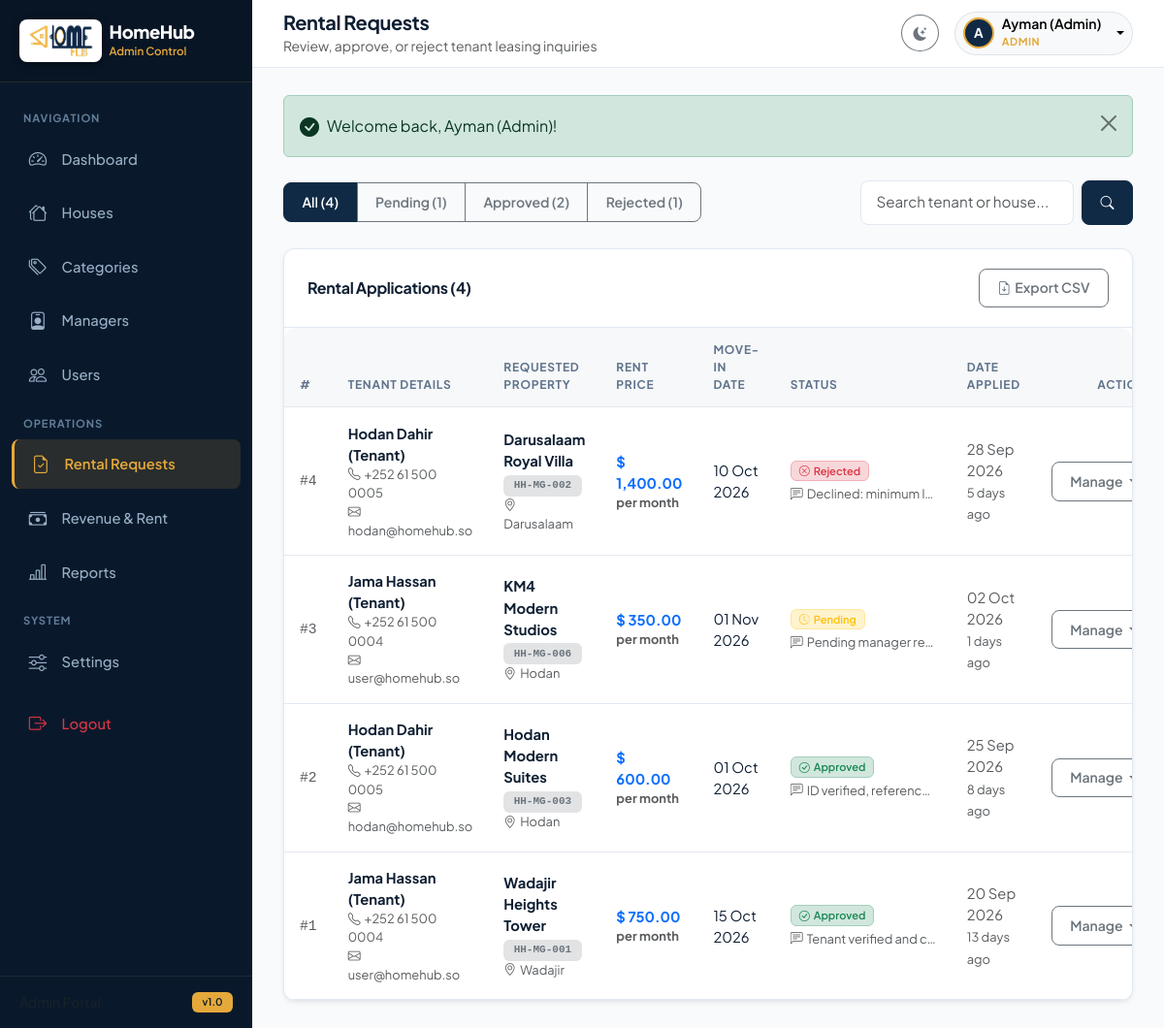
Page /admin/rental_requests.php (signed in) on the committed database.
### tables this page shows
CREATE TABLE IF NOT EXISTS `rental_requests` (
  `id` INT AUTO_INCREMENT PRIMARY KEY,
  `user_id` INT NOT NULL,
  `house_id` INT NOT NULL,
  `status` ENUM('pending', 'approved', 'rejected') NOT NULL DEFAULT 'pending',
  `request_note` TEXT NULL,
  `admin_notes` TEXT NULL,
  `move_in_date` DATE NULL,
  `created_at` TIMESTAMP DEFAULT CURRENT_TIMESTAMP,
  `updated_at` TIMESTAMP NULL ON UPDATE CURRENT_TIMESTAMP,
  FOREIGN KEY (`user_id`) REFERENCES `users`(`id`) ON DELETE CASCADE,
  FOREIGN KEY (`house_id`) REFERENCES `houses`(`id`) ON DELETE CASCADE
);

CREATE TABLE IF NOT EXISTS `users` (
  `id` INT AUTO_INCREMENT PRIMARY KEY,
  `name` VARCHAR(100) NOT NULL,
  `email` VARCHAR(150) NOT NULL UNIQUE,
  `phone` VARCHAR(30) NULL,
  `password` VARCHAR(255) NOT NULL,
  `role` ENUM('admin', 'manager', 'user') NOT NULL DEFAULT 'user',
  `avatar` VARCHAR(255) NULL,
  `status` ENUM('active', 'inactive') NOT NULL DEFAULT 'active',
  `created_at` TIMESTAMP DEFAULT CURRENT_TIMESTAMP
);

CREATE TABLE IF NOT EXISTS `houses` (
  `id` INT AUTO_INCREMENT PRIMARY KEY,
  `category_id` INT NOT NULL,
  `manager_id` INT NULL,
  `house_name` VARCHAR(150) NOT NULL,
  `house_code` VARCHAR(50) NOT NULL UNIQUE,
  `address` VARCHAR(255) NOT NULL,
  `city` VARCHAR(100) NOT NULL,
  `rent_price` DECIMAL(10,2) NOT NULL,
  `total_apartments` INT NOT NULL DEFAULT 1,
  `occupied_apartments` INT NOT NULL DEFAULT 0,
  `vacant_apartments` INT NOT NULL DEFAULT 1,
  `description` TEXT NULL,
  `image` VARCHAR(255) NULL,
  `created_at` TIMESTAMP DEFAULT CURRENT_TIMESTAMP,
  FOREIGN KEY (`category_id`) REFERENCES `categories`(`id`) ON DELETE CASCADE,
  FOREIGN KEY (`manager_id`) REFERENCES `users`(`id`) ON DELETE SET NULL
);

### config/config.php (called while the page is built, shortened)
<?php
function get_setting(PDO $pdo, string $key, string $default = ''): string {
    static $settingsCache = [];
    try {
        $stmt = $pdo->prepare("SELECT setting_value FROM settings WHERE setting_key = ? LIMIT 1");
        $stmt->execute([$key]);
        $val = $stmt->fetchColumn();
        $settingsCache[$key] = $val !== false ? (string)$val : $default;
        return $settingsCache[$key];
    } catch (Exception $e) {
        return $default;
    }
}

### admin/rental_requests.php (the view, shortened to what this page needs)
<?php
require_once __DIR__ . '/../config/config.php';
require_once __DIR__ . '/../includes/functions.php';
require_once __DIR__ . '/../includes/auth.php';
$currency = get_setting($pdo, 'currency', '$');
$statusFilter = trim($_GET['status'] ?? '');
$search = trim($_GET['search'] ?? '');
$sql = "SELECT r.*, u.name as user_name, u.email as user_email, u.phone as user_phone,
               h.house_name, h.house_code, h.city, h.rent_price, h.vacant_apartments,
               mgr.name as manager_name
        FROM rental_requests r
        JOIN users u ON r.user_id = u.id
        JOIN houses h ON r.house_id = h.id
        LEFT JOIN users mgr ON h.manager_id = mgr.id
        WHERE 1=1";
$params = [];
$sql .= " ORDER BY r.id DESC";
$stmt = $pdo->prepare($sql);
$stmt->execute($params);
$requests = $stmt->fetchAll();
$countPending  = (int)$pdo->query("SELECT COUNT(*) FROM rental_requests WHERE status = 'pending'")->fetchColumn();
$countApproved = (int)$pdo->query("SELECT COUNT(*) FROM rental_requests WHERE status = 'approved'")->fetchColumn();
$countRejected = (int)$pdo->query("SELECT COUNT(*) FROM rental_requests WHERE status = 'rejected'")->fetchColumn();
$countAll      = (int)$pdo->query("SELECT COUNT(*) FROM rental_requests")->fetchColumn();
require_once __DIR__ . '/../includes/header.php';
?>
<div class="app-wrapper">
    <?php require_once __DIR__ . '/../includes/admin_sidebar.php'; ?>
    <div class="app-main">
        <?php require_once __DIR__ . '/../includes/topbar.php'; ?>
        <main class="content-wrapper">
            <?= display_flash(); ?>
            <div class="d-flex flex-wrap align-items-center justify-content-between gap-3 mb-4">
                <div class="btn-group" role="group">
                    <a href="<?= BASE_URL; ?>admin/rental_requests.php" class="btn btn-sm <?= empty($statusFilter) ? 'btn-primary' : 'btn-outline-secondary'; ?>">
                        All (<?= $countAll; ?>)
                    </a>
                    <a href="<?= BASE_URL; ?>admin/rental_requests.php?status=pending" class="btn btn-sm <?= $statusFilter === 'pending' ? 'btn-warning text-dark' : 'btn-outline-secondary'; ?>">
                        Pending (<?= $countPending; ?>)
                    </a>
                    <a href="<?= BASE_URL; ?>admin/rental_requests.php?status=approved" class="btn btn-sm <?= $statusFilter === 'approved' ? 'btn-success' : 'btn-outline-secondary'; ?>">
                        Approved (<?= $countApproved; ?>)
                    </a>
                    <a href="<?= BASE_URL; ?>admin/rental_requests.php?status=rejected" class="btn btn-sm <?= $statusFilter === 'rejected' ? 'btn-danger' : 'btn-outline-secondary'; ?>">
                        Rejected (<?= $countRejected; ?>)
                    </a>
                </div>
                <form method="GET" action="<?= BASE_URL; ?>admin/rental_requests.php" class="d-flex gap-2">
                    <input type="text" name="search" class="form-control form-control-sm" placeholder="Search tenant or house..." value="<?= e($search); ?>" style="width: 220px;">
                    <button type="submit" class="btn btn-primary btn-sm"><i class="bi bi-search"></i></button>
                </form>
            </div>
            <div class="card shadow-sm">
                <div class="card-header d-flex justify-content-between align-items-center">
                    <h6 class="mb-0 fw-bold">Rental Applications (<?= count($requests); ?>)</h6>
                    <button type="button" class="btn btn-outline-secondary btn-sm" onclick="exportTableToCSV('requestsTable', 'rental_requests.csv')">
                        <i class="bi bi-file-earmark-arrow-down me-1"></i>Export CSV
                    </button>
                </div>
                <div class="card-body p-0">
                    <div class="table-responsive">
                        <table class="table table-hover align-middle mb-0" id="requestsTable">
                            <thead>
                                <tr>
                                    <th>#</th>
                                    <th>Tenant Details</th>
                                    <th>Requested Property</th>
                                    <th>Rent Price</th>
                                    <th>Move-In Date</th>
                                    <th>Status</th>
                                    <th>Date Applied</th>
                                    <th class="text-end no-export">Actions</th>
                                </tr>
                            </thead>
                            <tbody>
                                <?php if (empty($requests)): ?>
                                    <tr>
                                        <td colspan="8" class="text-center py-5 text-muted">No rental requests found.</td>
                                    </tr>
                                <?php else: ?>
                                    <?php foreach ($requests as $r): ?>
                                        <tr>
                                            <td class="font-monospace text-muted small">#<?= (int)$r['id']; ?></td>
                                            <td>
                                                <div class="fw-bold text-main"><?= e($r['user_name']); ?></div>
                                                <small class="text-muted d-block"><i class="bi bi-telephone me-1"></i><?= e($r['user_phone'] ?? 'No phone'); ?></small>
                                                <small class="text-muted d-block"><i class="bi bi-envelope me-1"></i><?= e($r['user_email']); ?></small>
                                            </td>
                                            <td>
                                                <div class="fw-bold"><?= e($r['house_name']); ?></div>
                                                <span class="badge bg-secondary-subtle text-secondary font-monospace"><?= e($r['house_code']); ?></span>
                                                <small class="text-muted d-block"><i class="bi bi-geo-alt me-1"></i><?= e($r['city']); ?></small>
                                            </td>
                                            <td class="fw-bold text-primary">
                                                <?= format_currency($r['rent_price'], $currency); ?>
                                                <small class="text-muted d-block">per month</small>
                                            </td>
                                            <td>
                                                <?= !empty($r['move_in_date']) ? format_date($r['move_in_date']) : '<span class="text-muted small">Immediate</span>'; ?>
                                            </td>
                                            <td>
                                                <?= status_badge($r['status']); ?>
                                                <?php if (!empty($r['admin_notes'])): ?>
                                                    <small class="text-muted d-block text-truncate mt-1" style="max-width: 150px;" title="<?= e($r['admin_notes']); ?>">
                                                        <i class="bi bi-chat-left-text me-1"></i><?= e($r['admin_notes']); ?>
                                                    </small>
                                                <?php endif; ?>
                                            </td>
                                            <td class="small text-muted">
                                                <?= format_date($r['created_at']); ?><br>
                                                <small><?= time_ago($r['created_at']); ?></small>
                                            </td>
                                            <td class="text-end no-export">
                                                <div class="dropdown d-inline-block">
                                                    <button class="btn btn-sm btn-outline-secondary dropdown-toggle" type="button" data-bs-toggle="dropdown">
                                                        Manage
                                                    </button>
                                                </div>
                                            </td>
                                        </tr>
                                    <?php endforeach; ?>
                                <?php endif; ?>
                            </tbody>
                        </table>
                    </div>
                </div>
            </div>
        </main>
    </div>
</div>
<?php require_once __DIR__ . '/../includes/footer.php'; ?>

### includes/functions.php (shortened to what this page needs)
<?php
function e(?string $string): string {
    return htmlspecialchars((string)($string ?? ''), ENT_QUOTES, 'UTF-8');
}
function display_flash(): string {
    if (!empty($_SESSION['flash'])) {
        $type = e($_SESSION['flash']['type']);
        $msg = e($_SESSION['flash']['message']);
        $icon = match($type) {
            'success' => 'bi-check-circle-fill',
            'danger'  => 'bi-exclamation-octagon-fill',
            'warning' => 'bi-exclamation-triangle-fill',
            default   => 'bi-info-circle-fill'
        };
        return '<div class="alert alert-' . $type . ' alert-dismissible fade show d-flex align-items-center mb-4" role="alert">
                    <i class="bi ' . $icon . ' me-2 fs-5"></i>
                    <div class="flex-grow-1">' . $msg . '</div>
                    <button type="button" class="btn-close" data-bs-dismiss="alert" aria-label="Close"></button>
                </div>';
    }
    return '';
}
function format_currency(float|int|string $amount, string $currency = '$'): string {
    $num = (float)$amount;
    return $currency . ' ' . number_format($num, 2);
}
function format_date(?string $date, string $format = 'd M Y'): string {
    $timestamp = strtotime($date);
    return $timestamp ? date($format, $timestamp) : '-';
}
function time_ago(?string $datetime): string {
    $time = strtotime($datetime);
    $diff = time() - $time;
    if ($diff < 2592000) return floor($diff / 86400) . ' days ago';
    return date('d M Y', $time);
}
function status_badge(string $status): string {
    $status = strtolower($status);
    return match($status) {
        'approved' => '<span class="badge bg-success-subtle text-success border border-success-subtle px-2 py-1"><i class="bi bi-check-circle me-1"></i>Approved</span>',
        'pending'  => '<span class="badge bg-warning-subtle text-warning border border-warning-subtle px-2 py-1"><i class="bi bi-clock-history me-1"></i>Pending</span>',
        'rejected' => '<span class="badge bg-danger-subtle text-danger border border-danger-subtle px-2 py-1"><i class="bi bi-x-circle me-1"></i>Rejected</span>',
        default    => '<span class="badge bg-secondary px-2 py-1">' . e(ucfirst($status)) . '</span>'
    };
}

### assets/css/style.css (style rules this page uses)
:root { --hh-primary: #102a45; --hh-primary-hover: #091a2c; --hh-primary-light: #e8eef5; --hh-gold: #e5a93b; --hh-gold-hover: #cf9227; --hh-gold-light: #fef8ee; --hh-secondary: #1e3a5f; --hh-accent: #e5a93b; --hh-success: #10b981; --hh-warning: #e5a93b; --hh-danger: #ef4444; --hh-info: #0284c7; --hh-body-bg: #f8fafc; --hh-card-bg: #ffffff; --hh-text-main: #0f1f33; --hh-text-muted: #5f748d; --hh-border: #e2e8f0; --hh-sidebar-bg: #09192b; --hh-sidebar-color: #9ab0c7; --hh-sidebar-active: #e5a93b; --hh-sidebar-active-bg: rgba(229, 169, 59, 0.14); --hh-shadow-sm: 0 1px 3px 0 rgba(16, 42, 69, 0.06), 0 1px 2px -1px rgba(16, 42, 69, 0.04); --hh-shadow: 0 4px 6px -1px rgba(16, 42, 69, 0.08), 0 2px 4px -2px rgba(16, 42, 69, 0.06); --hh-shadow-lg: 0 10px 15px -3px rgba(16, 42, 69, 0.10), 0 4px 6px -4px rgba(16, 42, 69, 0.06); --hh-radius: 12px; }
body { font-family: 'Plus Jakarta Sans', -apple-system, BlinkMacSystemFont, "Segoe UI", Roboto, sans-serif; background-color: var(--hh-body-bg); color: var(--hh-text-main); min-height: 100vh; display: flex; flex-direction: column; overflow-x: hidden; -webkit-font-smoothing: antialiased; }
h1, h2, h3, h4, h5, h6 { font-weight: 700; color: var(--hh-text-main); letter-spacing: -0.02em; }
a { color: var(--hh-primary); text-decoration: none; transition: all 0.2s ease; }
.app-wrapper { display: flex; min-height: 100vh; width: 100%; }
.app-main { flex: 1; display: flex; flex-direction: column; min-width: 0; background-color: var(--hh-body-bg); }
.content-wrapper { flex: 1; padding: 1.75rem 2rem; }
.card { background-color: var(--hh-card-bg); border: 1px solid var(--hh-border); border-radius: var(--hh-radius); box-shadow: var(--hh-shadow-sm); transition: all 0.25s ease; }
.card-header { background-color: transparent; border-bottom: 1px solid var(--hh-border); padding: 1.25rem 1.5rem; font-weight: 700; }
.card-body { padding: 1.5rem; }
.btn { font-weight: 600; border-radius: 8px; padding: 0.55rem 1.15rem; transition: all 0.2s ease; }
.btn-primary { background-color: var(--hh-primary); border-color: var(--hh-primary); color: #ffffff; }
.form-control, .form-select { border-radius: 8px; border: 1px solid var(--hh-border); padding: 0.65rem 0.95rem; font-size: 0.95rem; color: var(--hh-text-main); background-color: var(--hh-card-bg); transition: all 0.2s ease; }
.table-responsive { border-radius: var(--hh-radius); }
.table { margin-bottom: 0; vertical-align: middle; }
.table th { font-size: 0.75rem; text-transform: uppercase; letter-spacing: 0.06em; font-weight: 700; color: var(--hh-text-muted); background: rgba(16, 42, 69, 0.03); border-bottom: 1px solid var(--hh-border); padding: 0.85rem 1rem; }
.table td { padding: 0.95rem 1rem; border-bottom: 1px solid var(--hh-border); color: var(--hh-text-main); font-size: 0.92rem; }
.badge { font-weight: 600; border-radius: 6px; padding: 0.35rem 0.65rem; }

### rows in the picture
rental_requests: id "4", user.name "Hodan Dahir (Tenant)", user.phone "+252 61 500 0005", user.email "hodan@homehub.so", house.house_name "Darusalaam Royal Villa", house.house_code "HH-MG-002", house.city "Darusalaam", house.rent_price "$ 1,400.00", move_in_date "10 Oct 2026", status "Rejected", admin_notes "Declined: minimum l…", created_at "28 Sep 2026", created_at "5 days ago"
rental_requests: id "3", user.name "Jama Hassan (Tenant)", user.phone "+252 61 500 0004", user.email "user@homehub.so", house.house_name "KM4 Modern Studios", house.house_code "HH-MG-006", house.city "Hodan", house.rent_price "$ 350.00", move_in_date "01 Nov 2026", status "Pending", admin_notes "Pending manager re…", created_at "02 Oct 2026", created_at "1 days ago"
rental_requests: id "2", user.name "Hodan Dahir (Tenant)", user.phone "+252 61 500 0005", user.email "hodan@homehub.so", house.house_name "Hodan Modern Suites", house.house_code "HH-MG-003", house.city "Hodan", house.rent_price "$ 600.00", move_in_date "01 Oct 2026", status "Approved", admin_notes "ID verified, referenc…", created_at "25 Sep 2026", created_at "8 days ago"
rental_requests: id "1", user.name "Jama Hassan (Tenant)", user.phone "+252 61 500 0004", user.email "user@homehub.so", house.house_name "Wadajir Heights Tower", house.house_code "HH-MG-001", house.city "Wadajir", house.rent_price "$ 750.00", move_in_date "15 Oct 2026", status "Approved", admin_notes "Tenant verified and c…", created_at "20 Sep 2026", created_at "13 days ago"

### other values in the picture
$pageHeading "Rental Requests"
$pageSubtitle "Review, approve, or reject tenant leasing inquiries"
substr($currentUser['name'] ?? 'U', 0, 1) "A"
$currentUser['name'] "Ayman (Admin)"
$currentUser['role'] "ADMIN"
$msg "Welcome back, Ayman (Admin)!"
$countAll "4"
$countPending "1"
$countApproved "2"
$countRejected "1"
count($requests) "4"
